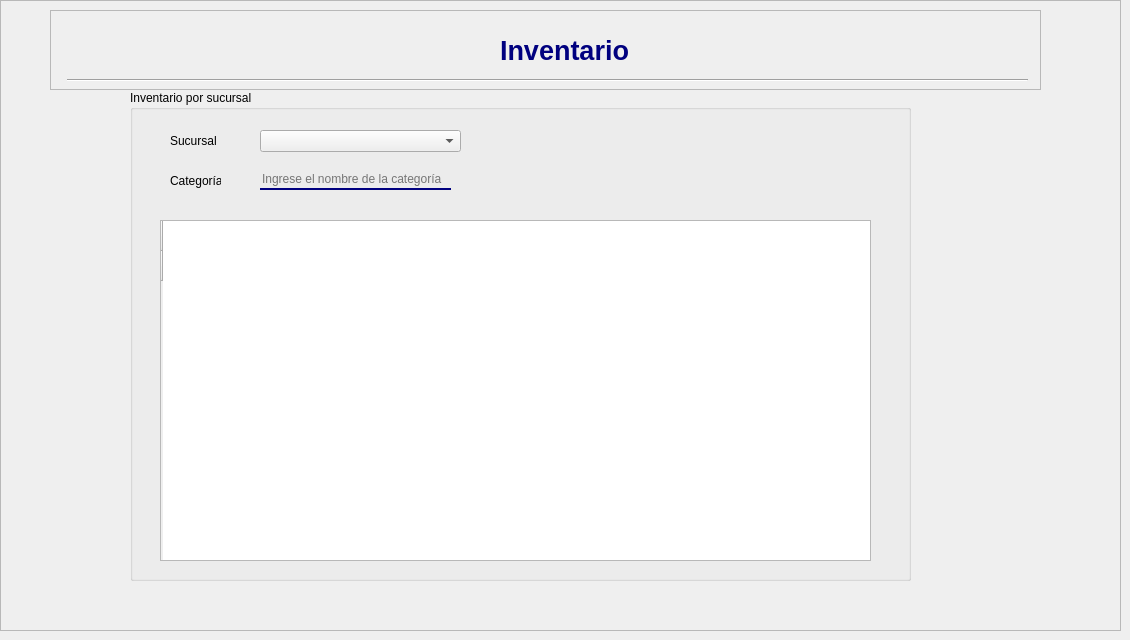
     <widget class="QWidget" name="page_inventario">
      <widget class="QFrame" name="frame_14">
       <property name="geometry">
        <rect>
         <x>0</x>
         <y>0</y>
         <width>1121</width>
         <height>631</height>
        </rect>
       </property>
       <property name="frameShape">
        <enum>QFrame::StyledPanel</enum>
       </property>
       <property name="frameShadow">
        <enum>QFrame::Raised</enum>
       </property>
       <widget class="QFrame" name="frame_15">
        <property name="geometry">
         <rect>
          <x>50</x>
          <y>10</y>
          <width>991</width>
          <height>80</height>
         </rect>
        </property>
        <property name="frameShape">
         <enum>QFrame::StyledPanel</enum>
        </property>
        <property name="frameShadow">
         <enum>QFrame::Raised</enum>
        </property>
        <widget class="QLabel" name="label_100">
         <property name="geometry">
          <rect>
           <x>920</x>
           <y>10</y>
           <width>61</width>
           <height>51</height>
          </rect>
         </property>
         <property name="text">
          <string/>
         </property>
         <property name="pixmap">
          <pixmap>imagenes/istockphoto-1138644570-612x612.jpg</pixmap>
         </property>
         <property name="scaledContents">
          <bool>true</bool>
         </property>
        </widget>
        <widget class="Line" name="line_7">
         <property name="geometry">
          <rect>
           <x>17</x>
           <y>60</y>
           <width>961</width>
           <height>20</height>
          </rect>
         </property>
         <property name="orientation">
          <enum>Qt::Horizontal</enum>
         </property>
        </widget>
        <widget class="QLabel" name="label_101">
         <property name="geometry">
          <rect>
           <x>450</x>
           <y>20</y>
           <width>211</width>
           <height>41</height>
          </rect>
         </property>
         <property name="font">
          <font>
           <family>Tahoma</family>
           <pointsize>20</pointsize>
           <weight>75</weight>
           <bold>true</bold>
          </font>
         </property>
         <property name="text">
          <string>&lt;html&gt;&lt;head/&gt;&lt;body&gt;&lt;p&gt;&lt;span style=&quot; color:#00007f;&quot;&gt;Inventario&lt;/span&gt;&lt;/p&gt;&lt;/body&gt;&lt;/html&gt;</string>
         </property>
         <property name="textFormat">
          <enum>Qt::AutoText</enum>
         </property>
        </widget>
       </widget>
       <widget class="QGroupBox" name="groupBox_17">
        <property name="geometry">
         <rect>
          <x>130</x>
          <y>90</y>
          <width>781</width>
          <height>491</height>
         </rect>
        </property>
        <property name="title">
         <string>Inventario por sucursal</string>
        </property>
        <widget class="QLabel" name="label_4">
         <property name="geometry">
          <rect>
           <x>40</x>
           <y>40</y>
           <width>47</width>
           <height>21</height>
          </rect>
         </property>
         <property name="text">
          <string>Sucursal:</string>
         </property>
        </widget>
        <widget class="QComboBox" name="box_sucursalesInventario">
         <property name="geometry">
          <rect>
           <x>130</x>
           <y>40</y>
           <width>201</width>
           <height>22</height>
          </rect>
         </property>
        </widget>
        <widget class="QTableWidget" name="tabla_inventario_2">
         <property name="geometry">
          <rect>
           <x>30</x>
           <y>130</y>
           <width>711</width>
           <height>341</height>
          </rect>
         </property>
         <row>
          <property name="text">
           <string/>
          </property>
         </row>
         <row>
          <property name="text">
           <string/>
          </property>
         </row>
        </widget>
        <widget class="QPushButton" name="btn_actualizarInv">
         <property name="enabled">
          <bool>true</bool>
         </property>
         <property name="geometry">
          <rect>
           <x>700</x>
           <y>100</y>
           <width>31</width>
           <height>21</height>
          </rect>
         </property>
         <property name="styleSheet">
          <string notr="true">QPushButton{
	border-radius: None;
}

QPushButton:hover{
	border: 2px solid #173264;
	
}</string>
         </property>
         <property name="text">
          <string/>
         </property>
         <property name="icon">
          <iconset>
           <normaloff>imagenes/flecha-de-carga.png</normaloff>imagenes/flecha-de-carga.png</iconset>
         </property>
         <property name="iconSize">
          <size>
           <width>20</width>
           <height>20</height>
          </size>
         </property>
        </widget>
        <widget class="QLabel" name="label_9">
         <property name="geometry">
          <rect>
           <x>40</x>
           <y>80</y>
           <width>51</width>
           <height>21</height>
          </rect>
         </property>
         <property name="text">
          <string>Categoría: </string>
         </property>
        </widget>
        <widget class="QLineEdit" name="lineEditCat_2">
         <property name="enabled">
          <bool>true</bool>
         </property>
         <property name="geometry">
          <rect>
           <x>130</x>
           <y>80</y>
           <width>191</width>
           <height>20</height>
          </rect>
         </property>
         <property name="styleSheet">
          <string notr="true">background-color:rgba(0,0,0,0);
border:none;
border-bottom:2px solid rgba(0, 0, 127,255);
color: rgb(0, 0, 0);
padding-botom:7px;</string>
         </property>
         <property name="placeholderText">
          <string>Ingrese el nombre de la categoría</string>
         </property>
        </widget>
        <widget class="QPushButton" name="btnBuscCatInv">
         <property name="enabled">
          <bool>true</bool>
         </property>
         <property name="geometry">
          <rect>
           <x>330</x>
           <y>80</y>
           <width>31</width>
           <height>21</height>
          </rect>
         </property>
         <property name="styleSheet">
          <string notr="true">QPushButton{
	border-radius: None;
}

QPushButton:hover{
	border: 2px solid #173264;
	
}</string>
         </property>
         <property name="text">
          <string/>
         </property>
         <property name="icon">
          <iconset>
           <normaloff>imagenes/lupa.png</normaloff>imagenes/lupa.png</iconset>
         </property>
         <property name="iconSize">
          <size>
           <width>20</width>
           <height>20</height>
          </size>
         </property>
        </widget>
       </widget>
      </widget>
     </widget>
